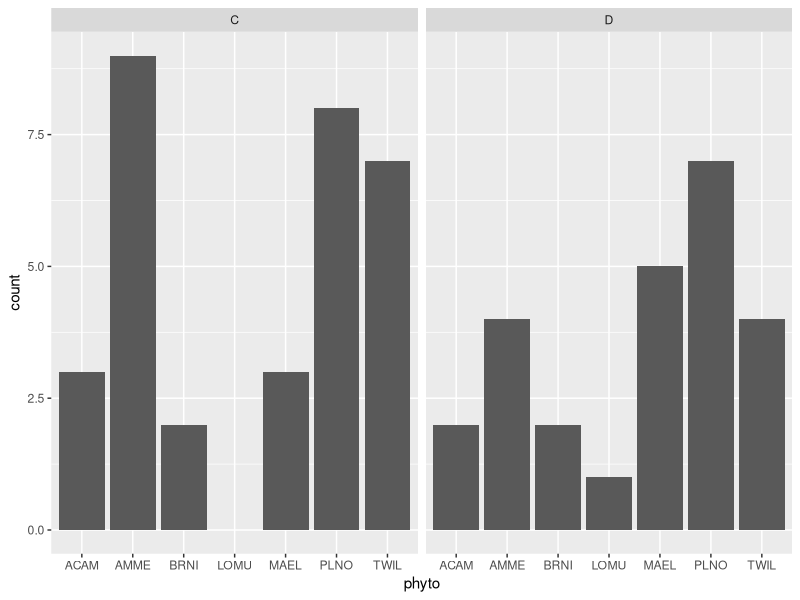
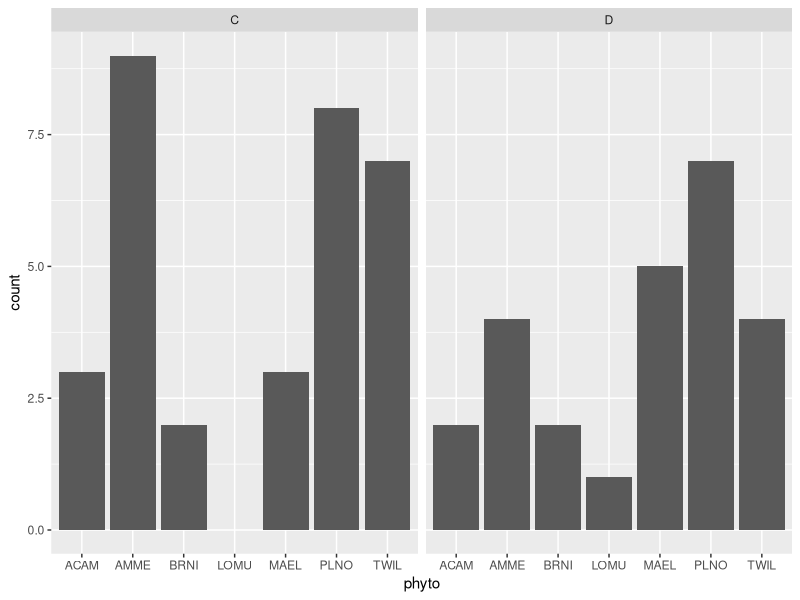

Generate these figures, in order, with R:
library(tidyverse)

reps = read.csv("data/replicate-info.csv")

bad.reps = reps %>%
  filter(true.reps < 4, 
         !phyto %in% c("AVBA", "CLPU"),
         bkgrd != "AVBA")

ggplot(bad.reps, aes(x=phyto)) +
  geom_bar() +
  facet_wrap(~treatment)

## species to remove: 
  ## in control, AMME, TWIL
bad.reps.C = bad.reps %>%
  filter(treatment == "C",
         # !phyto %in% c("PLNO"),
         !bkgrd %in% c("CESO", "ANAR", "LOMU", "BRNI", "CLPU", "TACA", "THIR", "BRHO"))

bad.reps.D = bad.reps %>%
  filter(treatment == "D",
        # !phyto %in% c("PLNO"),
         !bkgrd %in% c("CESO", "ANAR", "LOMU", "BRNI", "CLPU"))

## in drought, MAEL

ggplot(bad.reps, aes(x=phyto)) +
  geom_bar() +
  facet_wrap(~treatment)